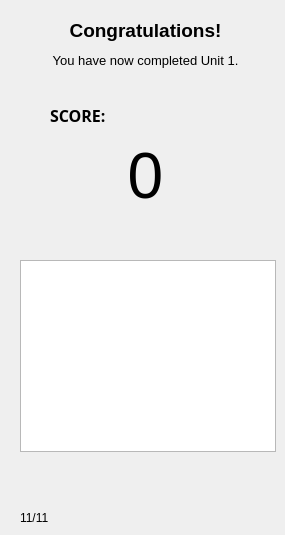
  <widget class="QWizardPage" name="wizardPage11">
   <widget class="QLabel" name="label_46">
    <property name="geometry">
     <rect>
      <x>30</x>
      <y>20</y>
      <width>231</width>
      <height>21</height>
     </rect>
    </property>
    <property name="font">
     <font>
      <pointsize>14</pointsize>
      <weight>75</weight>
      <bold>true</bold>
     </font>
    </property>
    <property name="text">
     <string>Congratulations!</string>
    </property>
    <property name="alignment">
     <set>Qt::AlignCenter</set>
    </property>
   </widget>
   <widget class="QLabel" name="label_47">
    <property name="geometry">
     <rect>
      <x>30</x>
      <y>50</y>
      <width>231</width>
      <height>21</height>
     </rect>
    </property>
    <property name="font">
     <font>
      <pointsize>10</pointsize>
      <weight>50</weight>
      <bold>false</bold>
     </font>
    </property>
    <property name="text">
     <string>You have now completed Unit 1.</string>
    </property>
    <property name="alignment">
     <set>Qt::AlignCenter</set>
    </property>
   </widget>
   <widget class="QGraphicsView" name="starView">
    <property name="geometry">
     <rect>
      <x>20</x>
      <y>260</y>
      <width>256</width>
      <height>192</height>
     </rect>
    </property>
    <property name="frameShape">
     <enum>QFrame::StyledPanel</enum>
    </property>
    <property name="frameShadow">
     <enum>QFrame::Sunken</enum>
    </property>
   </widget>
   <widget class="QLabel" name="label_51">
    <property name="geometry">
     <rect>
      <x>50</x>
      <y>100</y>
      <width>71</width>
      <height>31</height>
     </rect>
    </property>
    <property name="font">
     <font>
      <family>Levenim MT</family>
      <pointsize>12</pointsize>
      <weight>75</weight>
      <bold>true</bold>
     </font>
    </property>
    <property name="text">
     <string>SCORE:</string>
    </property>
   </widget>
   <widget class="QLabel" name="Score_label_10">
    <property name="geometry">
     <rect>
      <x>100</x>
      <y>140</y>
      <width>91</width>
      <height>71</height>
     </rect>
    </property>
    <property name="font">
     <font>
      <pointsize>48</pointsize>
     </font>
    </property>
    <property name="text">
     <string>0</string>
    </property>
    <property name="alignment">
     <set>Qt::AlignCenter</set>
    </property>
   </widget>
   <widget class="QLabel" name="label_62">
    <property name="geometry">
     <rect>
      <x>20</x>
      <y>510</y>
      <width>31</width>
      <height>16</height>
     </rect>
    </property>
    <property name="text">
     <string>11/11</string>
    </property>
   </widget>
  </widget>
